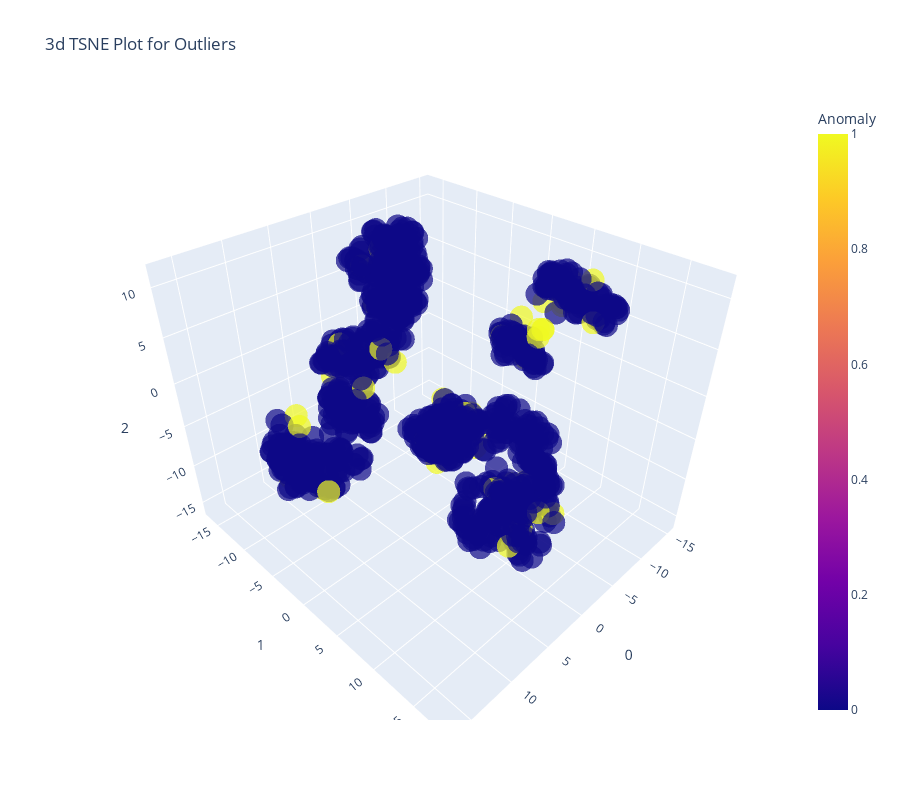

Here is the notebook cell this chart was saved with:
### Markdown cell above
## ✅ Plot Model

### Code cell
# tsne plot of anomalies
plot_model(iforest, plot = 'tsne')

### Figure 1 — Plotly figure (JSON) as saved in the notebook; plotly's stock layout.template omitted (floating-point values rounded to 4 significant figures; data arrays with more than 128 entries replaced by an {"elided": "..."} marker saying what was removed)
{"data": [{"customdata": {"elided": "1000x1 float values"}, "hovertemplate": "0=%{x}<br>1=%{y}<br>2=%{z}<br>Feature=%{customdata[0]}<br>Anomaly=%{marker.color}<extra></extra>", "legendgroup": "", "marker": {"color": {"elided": "1000 int values"}, "coloraxis": "coloraxis", "opacity": 0.7, "symbol": "circle"}, "mode": "markers", "name": "", "scene": "scene", "showlegend": false, "type": "scatter3d", "x": {"elided": "1000 float values"}, "y": {"elided": "1000 float values"}, "z": {"elided": "1000 float values"}}], "layout": {"coloraxis": {"colorbar": {"title": {"text": "Anomaly"}}, "colorscale": [[0, "#0d0887"], [0.1111, "#46039f"], [0.2222, "#7201a8"], [0.3333, "#9c179e"], [0.4444, "#bd3786"], [0.5556, "#d8576b"], [0.6667, "#ed7953"], [0.7778, "#fb9f3a"], [0.8889, "#fdca26"], [1, "#f0f921"]]}, "height": 800, "legend": {"tracegroupgap": 0}, "scene": {"domain": {"x": [0, 1], "y": [0, 1]}, "xaxis": {"title": {"text": "0"}}, "yaxis": {"title": {"text": "1"}}, "zaxis": {"title": {"text": "2"}}}, "title": {"text": "3d TSNE Plot for Outliers"}, "width": 900}}
